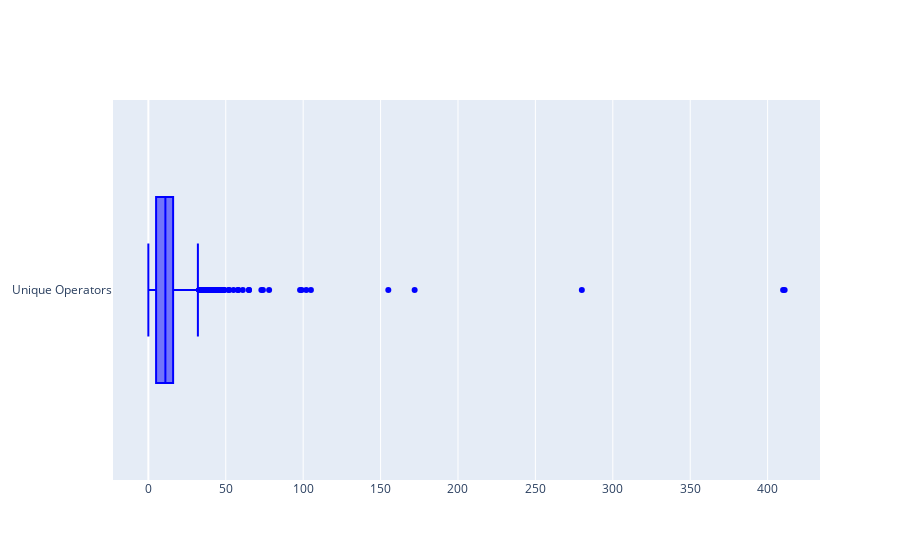

Write notebook code for a chart like this one.
### Code cell
trace1 = go.Box(
    x = df.uniq_Op,
    name = 'Unique Operators',
    marker = dict(color = 'blue')
    )
box_data = [trace1]
iplot(box_data)
def evaluation_control(df):
      evaluation = (df.n < 300) & (df.v < 1000 ) & (df.d < 50) & (df.e < 500000) & (df.t < 5000)
      df['complexityEvaluation'] = pd.DataFrame(evaluation)
      df['complexityEvaluation'] = ['Succesful' if evaluation == True else 'Redesign' for evaluation in data.complexityEvaluation]

### Figure 1 — Plotly figure (JSON) as saved in the notebook; plotly's stock layout.template omitted (floating-point values rounded to 4 significant figures; data arrays with more than 128 entries replaced by an {"elided": "..."} marker saying what was removed)
{"data": [{"marker": {"color": "blue"}, "name": "Unique Operators", "x": {"elided": "10885 float values"}, "type": "box"}], "layout": {}}
